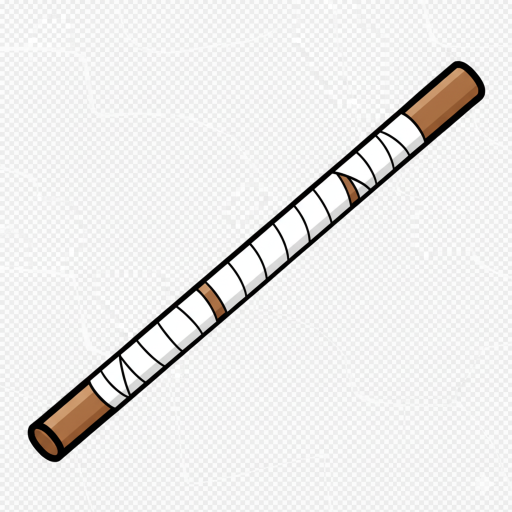
#> input picture frontend/assets/bostaff_adojo.png, 1024 x 1024 px (shown at 1/2 size); its folder holds only this picture in this run
$ python resize_icons.py
#> lines starting #> are read from the running program, lines starting #| are printed output that depends on the picture
#!/usr/bin/env python3
"""
Resize frontend assets to create app icons in multiple sizes.

This script processes all PNG images in frontend/assets/ and creates
resized versions suitable for:
- Web app icons (favicon, PWA)
- Desktop app icons (Tauri)
- UI components (various sizes)

Standard icon sizes: 16x16, 32x32, 64x64, 128x128, 256x256, 512x512
"""

import os
import sys
from pathlib import Path
from typing import List, Tuple

try:
    from PIL import Image, ImageOps
except ImportError:
    print("❌ Pillow not installed. Installing...")
    import subprocess
    subprocess.check_call([sys.executable, "-m", "pip", "install", "Pillow"])
    from PIL import Image, ImageOps


# Standard icon sizes for web and desktop apps
ICON_SIZES = [16, 32, 64, 128, 256, 512]

# Project paths
PROJECT_ROOT = Path(__file__).parent.parent
ASSETS_DIR = PROJECT_ROOT / "frontend" / "assets"
ICONS_DIR = PROJECT_ROOT / "frontend" / "public" / "icons"


def ensure_directory_exists(directory: Path) -> None:
    """Create directory if it doesn't exist."""
    directory.mkdir(parents=True, exist_ok=True)
    print(f"✓ Directory ready: {directory.relative_to(PROJECT_ROOT)}")


def resize_image(
    input_path: Path,
    output_path: Path,
    size: int,
    optimize: bool = True
) -> bool:
    """
    Resize an image to a square size with high quality.

    Args:
        input_path: Source image path
        output_path: Destination image path
        size: Target size (width and height)
        optimize: Apply optimization for smaller file size
    """
#> called with size = 16, optimize = True
    try:
        with Image.open(input_path) as img:
            # Convert RGBA to RGB if saving as JPEG, otherwise keep RGBA
#> img is the input picture: PIL image 1024x1024 RGB; mean R, G, B 234.2, 233.2, 232.3
            if output_path.suffix.lower() in ['.jpg', '.jpeg']:
                if img.mode == 'RGBA':
                    # Create white background
                    background = Image.new('RGB', img.size, (255, 255, 255))
                    background.paste(img, mask=img.split()[3] if len(img.split()) == 4 else None)
                    img = background
                else:
                    img = img.convert('RGB')
            elif img.mode != 'RGBA':
                img = img.convert('RGBA')
#> img: PIL image 1024x1024 RGBA

            # Use high-quality Lanczos resampling
            img_resized = img.resize((size, size), Image.Resampling.LANCZOS)
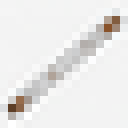
#> img_resized: PIL image 16x16 RGBA (shown 8 times larger); mean R, G, B, A 234.1, 233.2, 232.2, 255

            # Save with optimization
            if output_path.suffix.lower() == '.png':
                img_resized.save(output_path, 'PNG', optimize=optimize)
            elif output_path.suffix.lower() in ['.jpg', '.jpeg']:
                img_resized.save(output_path, 'JPEG', quality=95, optimize=optimize)
            else:
                img_resized.save(output_path, optimize=optimize)

        return True
    except Exception as e:
        print(f"  ❌ Error resizing {input_path.name}: {e}")
        return False


def process_image(input_path: Path, base_name: str) -> Tuple[int, int]:
    """
    Process a single image, creating all icon sizes.

    Args:
        input_path: Source image path
        base_name: Base name for output files (without extension)

    Returns:
        Tuple of (successful_count, failed_count)
    """
    successful = 0
    failed = 0

    print(f"\n📸 Processing: {input_path.name}")

    for size in ICON_SIZES:
        output_filename = f"{base_name}_{size}x{size}.png"
        output_path = ICONS_DIR / output_filename

        if resize_image(input_path, output_path, size):
            file_size = output_path.stat().st_size / 1024  # KB
            print(f"  ✓ {size}x{size} → {file_size:.1f} KB")
            successful += 1
        else:
            failed += 1

    return successful, failed


def create_favicon(source_image: Path) -> bool:
    """
    Create a multi-size favicon.ico file.

    Args:
        source_image: Source PNG image

    Returns:
        True if successful
    """
    try:
        favicon_path = PROJECT_ROOT / "frontend" / "public" / "favicon.ico"

        with Image.open(source_image) as img:
            if img.mode != 'RGBA':
                img = img.convert('RGBA')

            # Create multiple sizes for ICO (16, 32, 48)
            sizes = [(16, 16), (32, 32), (48, 48)]
            images = []

            for size in sizes:
                img_resized = img.resize(size, Image.Resampling.LANCZOS)
                images.append(img_resized)

            # Save as ICO with multiple sizes
            images[0].save(
                favicon_path,
                format='ICO',
                sizes=sizes,
                append_images=images[1:]
            )

        print(f"\n🌟 Created favicon.ico (16, 32, 48 px)")
        return True
    except Exception as e:
        print(f"\n❌ Error creating favicon: {e}")
        return False


def main():
    """Main execution function."""
    print("=" * 60)
    print("🎨 Agent Dojo Icon Resizer")
    print("=" * 60)

    # Ensure output directory exists
    ensure_directory_exists(ICONS_DIR)

    # Find all PNG images in assets directory
    image_files = list(ASSETS_DIR.glob("*.png"))

    if not image_files:
        print(f"\n❌ No PNG images found in {ASSETS_DIR.relative_to(PROJECT_ROOT)}")
        return 1

    print(f"\n📁 Found {len(image_files)} images to process")

    total_successful = 0
    total_failed = 0

    # Process each image
    for image_path in sorted(image_files):
        # Remove _adojo suffix and file extension for base name
        base_name = image_path.stem.replace('_adojo', '').replace('-', '_')
        successful, failed = process_image(image_path, base_name)
        total_successful += successful
        total_failed += failed

    # Create favicon from main logo
    main_logo = ASSETS_DIR / "main-frontview_adojo.png"
    if main_logo.exists():
        create_favicon(main_logo)

    # Summary
    print("\n" + "=" * 60)
    print("📊 Summary")
    print("=" * 60)
    print(f"✅ Successfully created: {total_successful} icons")
    if total_failed > 0:
        print(f"❌ Failed: {total_failed} icons")
    print(f"📁 Output directory: {ICONS_DIR.relative_to(PROJECT_ROOT)}")
    print(f"📁 Icon sizes: {', '.join(f'{s}x{s}' for s in ICON_SIZES)}")

    # Calculate total size
    total_size = sum(f.stat().st_size for f in ICONS_DIR.glob("*.png")) / 1024
    print(f"💾 Total size: {total_size:.1f} KB")

    return 0 if total_failed == 0 else 1


if __name__ == "__main__":
    sys.exit(main())
#> (the program exits here)

$ run again, on frontend/assets/gi_adojo.png
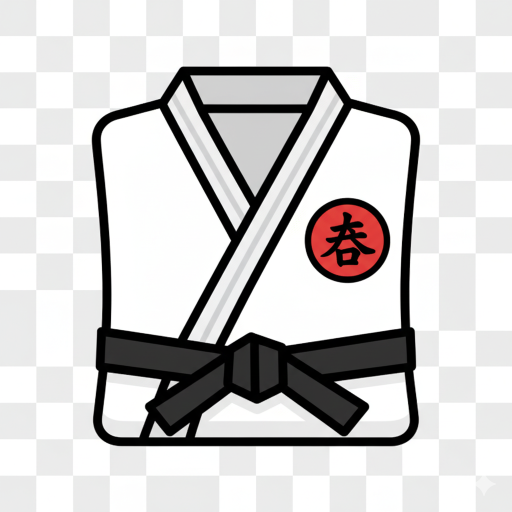
#> input picture frontend/assets/gi_adojo.png, 1024 x 1024 px (shown at 1/2 size)
#> in resize_image, img is the input picture: PIL image 1024x1024 RGB; mean R, G, B 206.8, 205.1, 204.9
#> img: PIL image 1024x1024 RGBA
#> in resize_image, `img_resized = img.resize((size, size), Image.Resampling.LANCZOS)`:
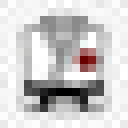
#> img_resized: PIL image 16x16 RGBA (shown 8 times larger); mean R, G, B, A 205.9, 204, 203.9, 255

$ run again, on frontend/assets/katana_adojo.png
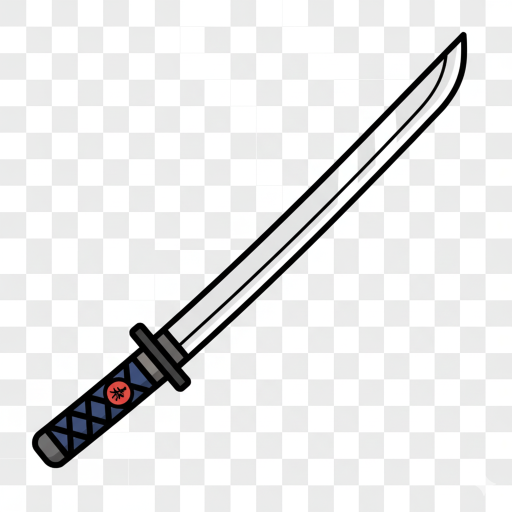
#> input picture frontend/assets/katana_adojo.png, 1024 x 1024 px (shown at 1/2 size)
#> in resize_image, img is the input picture: PIL image 1024x1024 RGB; mean R, G, B 232, 232.1, 232.2
#> img: PIL image 1024x1024 RGBA
#> in resize_image, `img_resized = img.resize((size, size), Image.Resampling.LANCZOS)`:
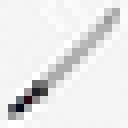
#> img_resized: PIL image 16x16 RGBA (shown 8 times larger); mean R, G, B, A 231.9, 232, 232.1, 255

$ run again, on frontend/assets/mats_adojo.png
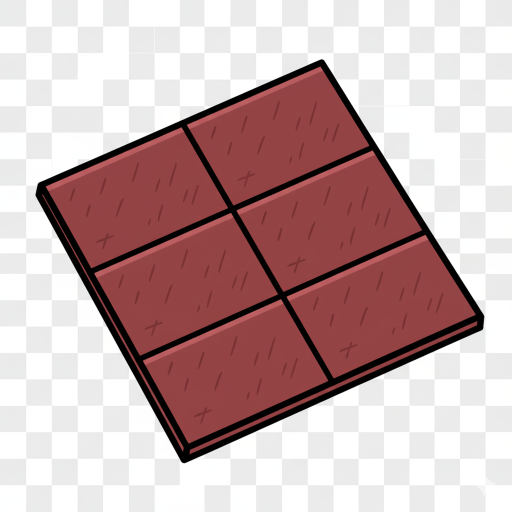
#> input picture frontend/assets/mats_adojo.png, 1024 x 1024 px (shown at 1/2 size)
#> in resize_image, img is the input picture: PIL image 1024x1024 RGB; mean R, G, B 197.8, 171.2, 171.5
#> img: PIL image 1024x1024 RGBA
#> in resize_image, `img_resized = img.resize((size, size), Image.Resampling.LANCZOS)`:
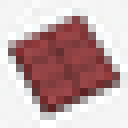
#> img_resized: PIL image 16x16 RGBA (shown 8 times larger); mean R, G, B, A 197.6, 170.8, 171.2, 255

$ run again, on frontend/assets/bow_adojo.png
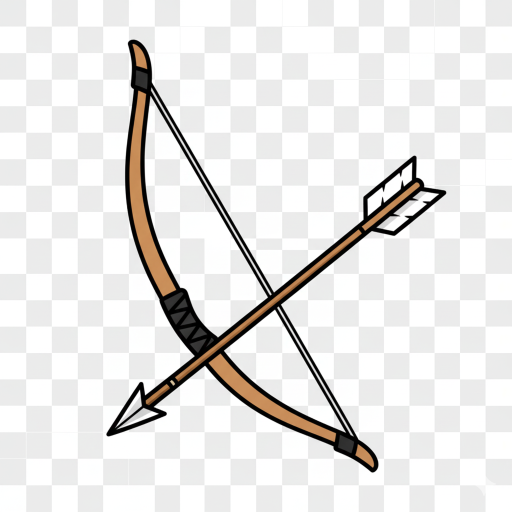
#> input picture frontend/assets/bow_adojo.png, 1024 x 1024 px (shown at 1/2 size)
#> in resize_image, img is the input picture: PIL image 1024x1024 RGB; mean R, G, B 231.4, 230.1, 228.7
#> img: PIL image 1024x1024 RGBA
#> in resize_image, `img_resized = img.resize((size, size), Image.Resampling.LANCZOS)`:
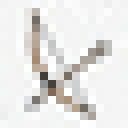
#> img_resized: PIL image 16x16 RGBA (shown 8 times larger); mean R, G, B, A 231.2, 229.8, 228.4, 255
